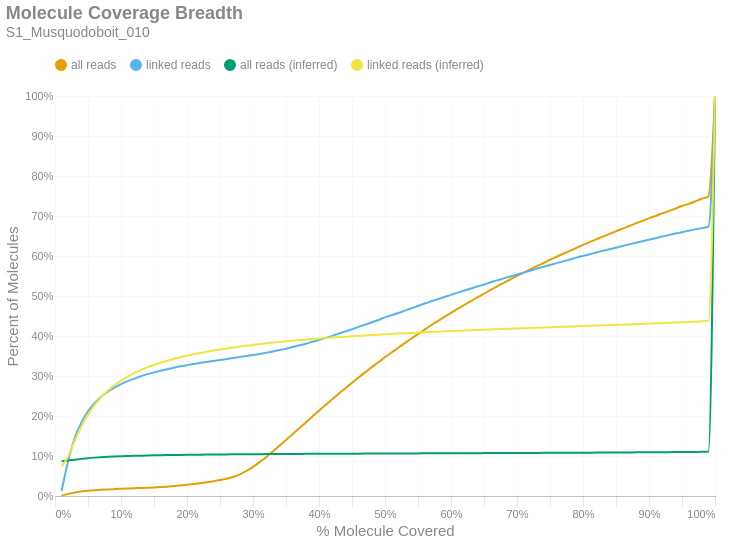

Write notebook code for a chart like this one.
### Markdown cell above
### Molecule Read Coverage
This chart shows molecule coverage breadth as computed by the number of bases aligned to that molecule. In other words, "*how much of each unique long molecule is actually sequenced/aligned?*" Keep in mind there is a distinction between sequences and alignments, since some sequences belonging to a particular molecule may not align well and wouldn't appear in the alignment data. This chart also shows molecule coverage breadth as computed by the *inferred fragment* from which the aligned sequences originate. Unlike read coverage, this calculation takes into account the total insert size, including unsequenced gaps between the forward and reverse reads. Like the previous figures, these are cumulative percents.

### Code cell
if SKIPLR:
    print_html(f"Skipped")
else:
    binned_df = consolidated_hist(valids['coverage_bp'], mask, 0.01, True)
    binned_df_inf = consolidated_hist(valids['coverage_inserts'], mask, 0.01, True)
    binned_df = binned_df.with_columns(pl.lit(binned_df_inf['all reads (cumsum)']).alias('all reads (inferred)'))
    binned_df = binned_df.with_columns(pl.lit(binned_df_inf['linked reads (cumsum)']).alias('linked reads (inferred)'))
    binned_df = binned_df.with_columns(
        (pl.col('bin').cast(pl.Float64) + 0.01).alias('right_edge')
    )

    with SafeRender(binned_df):
        (
            density_plot(binned_df, 'Molecule Coverage Breadth', samplename, 'molcov', ['all reads (inferred)','linked reads (inferred)'])
            .encode(
                #x=alt.X('bin:Q', title="% Molecule Covered").axis(format = '%').scale(padding=0),
                x=alt.X('right_edge:Q', title="% Molecule Covered").axis(format='%').scale(padding=0),
                y=alt.Y('value:Q', title='Percent of Molecules')
                    .axis(format='%')
                    .stack(False)
                    .scale(domainMin=0, padding=0),
                color=alt.Color("key:N").scale(domain = ["all reads", "linked reads", "all reads (inferred)", "linked reads (inferred)"]),
                tooltip = [
                    alt.Tooltip("key:N", title = "Data Type"),
                    alt.Tooltip("range_label:N", title="% Molecule Covered"),
                    alt.Tooltip("value:Q", format = ".2%", title="% Molecules")
                ]
            )
        ).display()

### Figure 1 — Vega-Lite specification as saved in the notebook (floating-point values rounded to 4 significant figures)
{"width": "container", "height": 400, "config": {"title": {"anchor": "start", "dy": -15, "fontSize": 18, "color": "#888888", "subtitleColor": "#888888", "subtitleFontSize": 14}, "arc": {"fill": "#0072B2"}, "axis": {"domainColor": "#888888", "domainWidth": 0.5, "gridWidth": 0.2, "grid": false, "titleFontWeight": 400, "titleFontSize": 15, "labelFontSize": 11, "labelColor": "#888888", "tickColor": "#888888", "tickWidth": 0.2, "titleColor": "#888888"}, "axisBand": {"grid": false}, "axisX": {"grid": true, "tickSize": 10, "domainCap": "round"}, "axisY": {"domain": false, "grid": true, "tickSize": 0, "domainCap": "round"}, "background": "transparent", "header": {"labelFontSize": 15, "labelColor": "#888888", "titleFontSize": 15, "titleFontWeight": 600, "titleColor": "#888888"}, "legend": {"labelFont": "sans-serif", "labelFontSize": 12, "labelColor": "#888888", "symbolSize": 100, "symbolType": "circle", "titleFontSize": 12, "titlePadding": 10, "titleColor": "#888888", "title": null, "orient": "top"}, "range": {"category": ["#E69F00", "#56B4E9", "#009E73", "#F0E442", "#0072B2", "#D55E00", "#CC79A7", "#000000"], "diverging": ["#cfe8f3", "#a2d4ec", "#73bfe2", "#46abdb", "#1696d2", "#12719e"]}, "area": {"fill": "#0072B2", "fillOpacity": 0.7, "line": true, "strokeOpacity": 0.7}, "line": {"color": "#0072B2", "stroke": "#0072B2", "strokeWidth": 2}, "trail": {"color": "#0072B2", "stroke": "#0072B2", "strokeWidth": 0, "size": 1}, "point": {"filled": true, "fillOpacity": 1.0, "size": 95}, "text": {"color": "#888888", "fontSize": 11, "align": "right", "fontWeight": 400, "size": 11}, "bar": {"fill": "#0072B2", "stroke": null}, "view": {"stroke": null, "continuousWidth": 660, "continuousHeight": 400}}, "data": {"name": "data-6b0487a051b948ff8537f9cd8a7c646a"}, "mark": {"type": "line", "interpolate": "monotone", "point": {"opacity": 0, "size": 275}}, "encoding": {"color": {"field": "key", "scale": {"domain": ["all reads", "linked reads", "all reads (inferred)", "linked reads (inferred)"]}, "type": "nominal"}, "tooltip": [{"field": "key", "title": "Data Type", "type": "nominal"}, {"field": "range_label", "title": "% Molecule Covered", "type": "nominal"}, {"field": "value", "format": ".2%", "title": "% Molecules", "type": "quantitative"}], "x": {"axis": {"format": "%"}, "field": "right_edge", "scale": {"padding": 0}, "title": "% Molecule Covered", "type": "quantitative"}, "y": {"axis": {"format": "%"}, "field": "value", "scale": {"domainMin": 0, "padding": 0}, "stack": false, "title": "Percent of Molecules", "type": "quantitative"}}, "params": [{"name": "param_c36ac31b6afebe62", "select": {"type": "point", "fields": ["key"]}, "bind": "legend"}], "title": {"text": "Molecule Coverage Breadth", "subtitle": "S1_Musquodoboit_010"}, "transform": [{"fold": ["all reads (cumsum)", "linked reads (cumsum)", "all reads (inferred)", "linked reads (inferred)"]}, {"calculate": "replace(datum.key, ' (cumsum)', '')", "as": "key"}, {"filter": {"param": "param_c36ac31b6afebe62"}}], "usermeta": {"embedOptions": {"downloadFileName": "S1_Musquodoboit_010.molcov"}}, "$schema": "https://vega.github.io/schema/vega-lite/v6.1.0.json", "datasets": {"data-6b0487a051b948ff8537f9cd8a7c646a": [{"bin": "0.0", "interval": "0.0-0.01", "all reads": 0.0008959, "linked reads": 0.01244, "all reads (cumsum)": 0.0008959, "linked reads (cumsum)": 0.01244, "range_label": "0.0-0.01", "all reads (inferred)": 0.0871, "linked reads (inferred)": 0.07432, "right_edge": 0.01}, {"bin": "0.01", "interval": "0.01-0.02", "all reads": 0.004445, "linked reads": 0.07526, "all reads (cumsum)": 0.005341, "linked reads (cumsum)": 0.08771, "range_label": "0.01-0.02", "all reads (inferred)": 0.08859, "linked reads (inferred)": 0.09907, "right_edge": 0.02}, {"bin": "0.02", "interval": "0.02-0.03", "all reads": 0.003425, "linked reads": 0.05785, "all reads (cumsum)": 0.008765, "linked reads (cumsum)": 0.1456, "range_label": "0.02-0.03", "all reads (inferred)": 0.09081, "linked reads (inferred)": 0.1382, "right_edge": 0.03}, {"bin": "0.03", "interval": "0.03-0.04", "all reads": 0.0024, "linked reads": 0.03861, "all reads (cumsum)": 0.01117, "linked reads (cumsum)": 0.1842, "range_label": "0.03-0.04", "all reads (inferred)": 0.09282, "linked reads (inferred)": 0.1738, "right_edge": 0.04}, {"bin": "0.04", "interval": "0.04-0.05", "all reads": 0.001742, "linked reads": 0.02776, "all reads (cumsum)": 0.01291, "linked reads (cumsum)": 0.2119, "range_label": "0.04-0.05", "all reads (inferred)": 0.09457, "linked reads (inferred)": 0.2034, "right_edge": 0.05}, {"bin": "0.05", "interval": "0.05-0.06", "all reads": 0.001372, "linked reads": 0.02027, "all reads (cumsum)": 0.01428, "linked reads (cumsum)": 0.2322, "range_label": "0.05-0.06", "all reads (inferred)": 0.09594, "linked reads (inferred)": 0.2275, "right_edge": 0.06}, {"bin": "0.06", "interval": "0.06-0.07", "all reads": 0.0011, "linked reads": 0.01573, "all reads (cumsum)": 0.01538, "linked reads (cumsum)": 0.2479, "range_label": "0.06-0.07", "all reads (inferred)": 0.09704, "linked reads (inferred)": 0.247, "right_edge": 0.07}, {"bin": "0.07", "interval": "0.07-0.08", "all reads": 0.0009344, "linked reads": 0.01267, "all reads (cumsum)": 0.01631, "linked reads (cumsum)": 0.2606, "range_label": "0.07-0.08", "all reads (inferred)": 0.09795, "linked reads (inferred)": 0.263, "right_edge": 0.08}, {"bin": "0.08", "interval": "0.08-0.09", "all reads": 0.000823, "linked reads": 0.0103, "all reads (cumsum)": 0.01714, "linked reads (cumsum)": 0.2709, "range_label": "0.08-0.09", "all reads (inferred)": 0.09872, "linked reads (inferred)": 0.2768, "right_edge": 0.09}, {"bin": "0.09", "interval": "0.09-0.1", "all reads": 0.0007912, "linked reads": 0.008799, "all reads (cumsum)": 0.01793, "linked reads (cumsum)": 0.2797, "range_label": "0.09-0.1", "all reads (inferred)": 0.09938, "linked reads (inferred)": 0.2886, "right_edge": 0.1}, {"bin": "0.1", "interval": "0.1-0.11", "all reads": 0.0007198, "linked reads": 0.007383, "all reads (cumsum)": 0.01865, "linked reads (cumsum)": 0.2871, "range_label": "0.1-0.11", "all reads (inferred)": 0.09993, "linked reads (inferred)": 0.2983, "right_edge": 0.11}, {"bin": "0.11", "interval": "0.11-0.12", "all reads": 0.0007019, "linked reads": 0.006496, "all reads (cumsum)": 0.01935, "linked reads (cumsum)": 0.2936, "range_label": "0.11-0.12", "all reads (inferred)": 0.1005, "linked reads (inferred)": 0.3075, "right_edge": 0.12}, {"bin": "0.12", "interval": "0.12-0.13", "all reads": 0.000683, "linked reads": 0.005838, "all reads (cumsum)": 0.02003, "linked reads (cumsum)": 0.2994, "range_label": "0.12-0.13", "all reads (inferred)": 0.1009, "linked reads (inferred)": 0.3148, "right_edge": 0.13}, {"bin": "0.13", "interval": "0.13-0.14", "all reads": 0.0007037, "linked reads": 0.005198, "all reads (cumsum)": 0.02074, "linked reads (cumsum)": 0.3046, "range_label": "0.13-0.14", "all reads (inferred)": 0.1013, "linked reads (inferred)": 0.3215, "right_edge": 0.14}, {"bin": "0.14", "interval": "0.14-0.15", "all reads": 0.0007429, "linked reads": 0.004468, "all reads (cumsum)": 0.02148, "linked reads (cumsum)": 0.3091, "range_label": "0.14-0.15", "all reads (inferred)": 0.1016, "linked reads (inferred)": 0.3275, "right_edge": 0.15}, {"bin": "0.15", "interval": "0.15-0.16", "all reads": 0.0008647, "linked reads": 0.003946, "all reads (cumsum)": 0.02234, "linked reads (cumsum)": 0.313, "range_label": "0.15-0.16", "all reads (inferred)": 0.1019, "linked reads (inferred)": 0.3331, "right_edge": 0.16}, {"bin": "0.16", "interval": "0.16-0.17", "all reads": 0.001075, "linked reads": 0.003913, "all reads (cumsum)": 0.02342, "linked reads (cumsum)": 0.3169, "range_label": "0.16-0.17", "all reads (inferred)": 0.1022, "linked reads (inferred)": 0.3382, "right_edge": 0.17}, {"bin": "0.17", "interval": "0.17-0.18", "all reads": 0.001357, "linked reads": 0.003887, "all reads (cumsum)": 0.02477, "linked reads (cumsum)": 0.3208, "range_label": "0.17-0.18", "all reads (inferred)": 0.1025, "linked reads (inferred)": 0.3426, "right_edge": 0.18}, {"bin": "0.18", "interval": "0.18-0.19", "all reads": 0.001536, "linked reads": 0.003385, "all reads (cumsum)": 0.02631, "linked reads (cumsum)": 0.3242, "range_label": "0.18-0.19", "all reads (inferred)": 0.1027, "linked reads (inferred)": 0.3469, "right_edge": 0.19}, {"bin": "0.19", "interval": "0.19-0.2", "all reads": 0.001733, "linked reads": 0.002929, "all reads (cumsum)": 0.02804, "linked reads (cumsum)": 0.3271, "range_label": "0.19-0.2", "all reads (inferred)": 0.1029, "linked reads (inferred)": 0.3508, "right_edge": 0.2}, {"bin": "0.2", "interval": "0.2-0.21", "all reads": 0.001903, "linked reads": 0.002883, "all reads (cumsum)": 0.02995, "linked reads (cumsum)": 0.33, "range_label": "0.2-0.21", "all reads (inferred)": 0.1031, "linked reads (inferred)": 0.3543, "right_edge": 0.21}, {"bin": "0.21", "interval": "0.21-0.22", "all reads": 0.002125, "linked reads": 0.002674, "all reads (cumsum)": 0.03207, "linked reads (cumsum)": 0.3327, "range_label": "0.21-0.22", "all reads (inferred)": 0.1033, "linked reads (inferred)": 0.3576, "right_edge": 0.22}, {"bin": "0.22", "interval": "0.22-0.23", "all reads": 0.002388, "linked reads": 0.002576, "all reads (cumsum)": 0.03446, "linked reads (cumsum)": 0.3353, "range_label": "0.22-0.23", "all reads (inferred)": 0.1035, "linked reads (inferred)": 0.3607, "right_edge": 0.23}, {"bin": "0.23", "interval": "0.23-0.24", "all reads": 0.002541, "linked reads": 0.002361, "all reads (cumsum)": 0.037, "linked reads (cumsum)": 0.3376, "range_label": "0.23-0.24", "all reads (inferred)": 0.1037, "linked reads (inferred)": 0.3636, "right_edge": 0.24}, {"bin": "0.24", "interval": "0.24-0.25", "all reads": 0.002894, "linked reads": 0.002459, "all reads (cumsum)": 0.0399, "linked reads (cumsum)": 0.3401, "range_label": "0.24-0.25", "all reads (inferred)": 0.1038, "linked reads (inferred)": 0.3661, "right_edge": 0.25}, {"bin": "0.25", "interval": "0.25-0.26", "all reads": 0.003359, "linked reads": 0.002355, "all reads (cumsum)": 0.04325, "linked reads (cumsum)": 0.3424, "range_label": "0.25-0.26", "all reads (inferred)": 0.104, "linked reads (inferred)": 0.3688, "right_edge": 0.26}, {"bin": "0.26", "interval": "0.26-0.27", "all reads": 0.004428, "linked reads": 0.002381, "all reads (cumsum)": 0.04768, "linked reads (cumsum)": 0.3448, "range_label": "0.26-0.27", "all reads (inferred)": 0.1041, "linked reads (inferred)": 0.3712, "right_edge": 0.27}, {"bin": "0.27", "interval": "0.27-0.28", "all reads": 0.006299, "linked reads": 0.002596, "all reads (cumsum)": 0.05398, "linked reads (cumsum)": 0.3474, "range_label": "0.27-0.28", "all reads (inferred)": 0.1042, "linked reads (inferred)": 0.3735, "right_edge": 0.28}, {"bin": "0.28", "interval": "0.28-0.29", "all reads": 0.008506, "linked reads": 0.002394, "all reads (cumsum)": 0.06249, "linked reads (cumsum)": 0.3498, "range_label": "0.28-0.29", "all reads (inferred)": 0.1044, "linked reads (inferred)": 0.3757, "right_edge": 0.29}, {"bin": "0.29", "interval": "0.29-0.3", "all reads": 0.01051, "linked reads": 0.002681, "all reads (cumsum)": 0.073, "linked reads (cumsum)": 0.3525, "range_label": "0.29-0.3", "all reads (inferred)": 0.1045, "linked reads (inferred)": 0.3777, "right_edge": 0.3}, {"bin": "0.3", "interval": "0.3-0.31", "all reads": 0.01165, "linked reads": 0.002707, "all reads (cumsum)": 0.08466, "linked reads (cumsum)": 0.3552, "range_label": "0.3-0.31", "all reads (inferred)": 0.1046, "linked reads (inferred)": 0.3798, "right_edge": 0.31}, {"bin": "0.31", "interval": "0.31-0.32", "all reads": 0.01301, "linked reads": 0.002955, "all reads (cumsum)": 0.09767, "linked reads (cumsum)": 0.3582, "range_label": "0.31-0.32", "all reads (inferred)": 0.1047, "linked reads (inferred)": 0.3818, "right_edge": 0.32}, {"bin": "0.32", "interval": "0.32-0.33", "all reads": 0.0137, "linked reads": 0.003118, "all reads (cumsum)": 0.1114, "linked reads (cumsum)": 0.3613, "range_label": "0.32-0.33", "all reads (inferred)": 0.1049, "linked reads (inferred)": 0.3836, "right_edge": 0.33}, {"bin": "0.33", "interval": "0.33-0.34", "all reads": 0.01401, "linked reads": 0.003496, "all reads (cumsum)": 0.1254, "linked reads (cumsum)": 0.3648, "range_label": "0.33-0.34", "all reads (inferred)": 0.105, "linked reads (inferred)": 0.3853, "right_edge": 0.34}, {"bin": "0.34", "interval": "0.34-0.35", "all reads": 0.01441, "linked reads": 0.003476, "all reads (cumsum)": 0.1398, "linked reads (cumsum)": 0.3682, "range_label": "0.34-0.35", "all reads (inferred)": 0.1051, "linked reads (inferred)": 0.3868, "right_edge": 0.35}, {"bin": "0.35", "interval": "0.35-0.36", "all reads": 0.01484, "linked reads": 0.004246, "all reads (cumsum)": 0.1546, "linked reads (cumsum)": 0.3725, "range_label": "0.35-0.36", "all reads (inferred)": 0.1052, "linked reads (inferred)": 0.3883, "right_edge": 0.36}, {"bin": "0.36", "interval": "0.36-0.37", "all reads": 0.01458, "linked reads": 0.004233, "all reads (cumsum)": 0.1692, "linked reads (cumsum)": 0.3767, "range_label": "0.36-0.37", "all reads (inferred)": 0.1052, "linked reads (inferred)": 0.3899, "right_edge": 0.37}, {"bin": "0.37", "interval": "0.37-0.38", "all reads": 0.01475, "linked reads": 0.00405, "all reads (cumsum)": 0.184, "linked reads (cumsum)": 0.3808, "range_label": "0.37-0.38", "all reads (inferred)": 0.1053, "linked reads (inferred)": 0.3912, "right_edge": 0.38}, {"bin": "0.38", "interval": "0.38-0.39", "all reads": 0.01474, "linked reads": 0.004716, "all reads (cumsum)": 0.1987, "linked reads (cumsum)": 0.3855, "range_label": "0.38-0.39", "all reads (inferred)": 0.1054, "linked reads (inferred)": 0.3924, "right_edge": 0.39}, {"bin": "0.39", "interval": "0.39-0.4", "all reads": 0.01472, "linked reads": 0.004468, "all reads (cumsum)": 0.2134, "linked reads (cumsum)": 0.39, "range_label": "0.39-0.4", "all reads (inferred)": 0.1055, "linked reads (inferred)": 0.3936, "right_edge": 0.4}, {"bin": "0.4", "interval": "0.4-0.41", "all reads": 0.01404, "linked reads": 0.004996, "all reads (cumsum)": 0.2275, "linked reads (cumsum)": 0.395, "range_label": "0.4-0.41", "all reads (inferred)": 0.1056, "linked reads (inferred)": 0.395, "right_edge": 0.41}, {"bin": "0.41", "interval": "0.41-0.42", "all reads": 0.01427, "linked reads": 0.005401, "all reads (cumsum)": 0.2418, "linked reads (cumsum)": 0.4004, "range_label": "0.41-0.42", "all reads (inferred)": 0.1056, "linked reads (inferred)": 0.3959, "right_edge": 0.42}, {"bin": "0.42", "interval": "0.42-0.43", "all reads": 0.01399, "linked reads": 0.005655, "all reads (cumsum)": 0.2558, "linked reads (cumsum)": 0.406, "range_label": "0.42-0.43", "all reads (inferred)": 0.1057, "linked reads (inferred)": 0.3972, "right_edge": 0.43}, {"bin": "0.43", "interval": "0.43-0.44", "all reads": 0.01349, "linked reads": 0.005348, "all reads (cumsum)": 0.2692, "linked reads (cumsum)": 0.4114, "range_label": "0.43-0.44", "all reads (inferred)": 0.1058, "linked reads (inferred)": 0.3982, "right_edge": 0.44}, {"bin": "0.44", "interval": "0.44-0.45", "all reads": 0.01366, "linked reads": 0.005609, "all reads (cumsum)": 0.2829, "linked reads (cumsum)": 0.417, "range_label": "0.44-0.45", "all reads (inferred)": 0.1059, "linked reads (inferred)": 0.3992, "right_edge": 0.45}, {"bin": "0.45", "interval": "0.45-0.46", "all reads": 0.01334, "linked reads": 0.005824, "all reads (cumsum)": 0.2962, "linked reads (cumsum)": 0.4228, "range_label": "0.45-0.46", "all reads (inferred)": 0.1059, "linked reads (inferred)": 0.4003, "right_edge": 0.46}, {"bin": "0.46", "interval": "0.46-0.47", "all reads": 0.01295, "linked reads": 0.005766, "all reads (cumsum)": 0.3092, "linked reads (cumsum)": 0.4286, "range_label": "0.46-0.47", "all reads (inferred)": 0.106, "linked reads (inferred)": 0.4013, "right_edge": 0.47}, {"bin": "0.47", "interval": "0.47-0.48", "all reads": 0.01291, "linked reads": 0.005779, "all reads (cumsum)": 0.3221, "linked reads (cumsum)": 0.4343, "range_label": "0.47-0.48", "all reads (inferred)": 0.1061, "linked reads (inferred)": 0.4023, "right_edge": 0.48}, {"bin": "0.48", "interval": "0.48-0.49", "all reads": 0.01217, "linked reads": 0.005707, "all reads (cumsum)": 0.3343, "linked reads (cumsum)": 0.44, "range_label": "0.48-0.49", "all reads (inferred)": 0.1061, "linked reads (inferred)": 0.4033, "right_edge": 0.49}, {"bin": "0.49", "interval": "0.49-0.5", "all reads": 0.01326, "linked reads": 0.006496, "all reads (cumsum)": 0.3475, "linked reads (cumsum)": 0.4465, "range_label": "0.49-0.5", "all reads (inferred)": 0.1062, "linked reads (inferred)": 0.4043, "right_edge": 0.5}, {"bin": "0.5", "interval": "0.5-0.51", "all reads": 0.0111, "linked reads": 0.005446, "all reads (cumsum)": 0.3586, "linked reads (cumsum)": 0.452, "range_label": "0.5-0.51", "all reads (inferred)": 0.1063, "linked reads (inferred)": 0.4051, "right_edge": 0.51}, {"bin": "0.51", "interval": "0.51-0.52", "all reads": 0.01207, "linked reads": 0.005453, "all reads (cumsum)": 0.3707, "linked reads (cumsum)": 0.4574, "range_label": "0.51-0.52", "all reads (inferred)": 0.1064, "linked reads (inferred)": 0.406, "right_edge": 0.52}, {"bin": "0.52", "interval": "0.52-0.53", "all reads": 0.01155, "linked reads": 0.006033, "all reads (cumsum)": 0.3822, "linked reads (cumsum)": 0.4635, "range_label": "0.52-0.53", "all reads (inferred)": 0.1064, "linked reads (inferred)": 0.4068, "right_edge": 0.53}, {"bin": "0.53", "interval": "0.53-0.54", "all reads": 0.01154, "linked reads": 0.006014, "all reads (cumsum)": 0.3938, "linked reads (cumsum)": 0.4695, "range_label": "0.53-0.54", "all reads (inferred)": 0.1065, "linked reads (inferred)": 0.4077, "right_edge": 0.54}, {"bin": "0.54", "interval": "0.54-0.55", "all reads": 0.01102, "linked reads": 0.005655, "all reads (cumsum)": 0.4048, "linked reads (cumsum)": 0.4751, "range_label": "0.54-0.55", "all reads (inferred)": 0.1065, "linked reads (inferred)": 0.4086, "right_edge": 0.55}, {"bin": "0.55", "interval": "0.55-0.56", "all reads": 0.01116, "linked reads": 0.006014, "all reads (cumsum)": 0.416, "linked reads (cumsum)": 0.4812, "range_label": "0.55-0.56", "all reads (inferred)": 0.1066, "linked reads (inferred)": 0.4094, "right_edge": 0.56}, {"bin": "0.56", "interval": "0.56-0.57", "all reads": 0.0109, "linked reads": 0.005551, "all reads (cumsum)": 0.4269, "linked reads (cumsum)": 0.4867, "range_label": "0.56-0.57", "all reads (inferred)": 0.1067, "linked reads (inferred)": 0.4101, "right_edge": 0.57}, {"bin": "0.57", "interval": "0.57-0.58", "all reads": 0.01041, "linked reads": 0.005446, "all reads (cumsum)": 0.4373, "linked reads (cumsum)": 0.4922, "range_label": "0.57-0.58", "all reads (inferred)": 0.1067, "linked reads (inferred)": 0.4109, "right_edge": 0.58}, {"bin": "0.58", "interval": "0.58-0.59", "all reads": 0.01034, "linked reads": 0.005166, "all reads (cumsum)": 0.4476, "linked reads (cumsum)": 0.4973, "range_label": "0.58-0.59", "all reads (inferred)": 0.1068, "linked reads (inferred)": 0.4116, "right_edge": 0.59}, {"bin": "0.59", "interval": "0.59-0.6", "all reads": 0.01034, "linked reads": 0.005577, "all reads (cumsum)": 0.4579, "linked reads (cumsum)": 0.5029, "range_label": "0.59-0.6", "all reads (inferred)": 0.1069, "linked reads (inferred)": 0.4123, "right_edge": 0.6}, {"bin": "0.6", "interval": "0.6-0.61", "all reads": 0.009744, "linked reads": 0.005466, "all reads (cumsum)": 0.4677, "linked reads (cumsum)": 0.5084, "range_label": "0.6-0.61", "all reads (inferred)": 0.1069, "linked reads (inferred)": 0.4131, "right_edge": 0.61}, {"bin": "0.61", "interval": "0.61-0.62", "all reads": 0.009844, "linked reads": 0.005244, "all reads (cumsum)": 0.4775, "linked reads (cumsum)": 0.5136, "range_label": "0.61-0.62", "all reads (inferred)": 0.107, "linked reads (inferred)": 0.4138, "right_edge": 0.62}, {"bin": "0.62", "interval": "0.62-0.63", "all reads": 0.009551, "linked reads": 0.005107, "all reads (cumsum)": 0.4871, "linked reads (cumsum)": 0.5187, "range_label": "0.62-0.63", "all reads (inferred)": 0.1071, "linked reads (inferred)": 0.4145, "right_edge": 0.63}, {"bin": "0.63", "interval": "0.63-0.64", "all reads": 0.009504, "linked reads": 0.005179, "all reads (cumsum)": 0.4966, "linked reads (cumsum)": 0.5239, "range_label": "0.63-0.64", "all reads (inferred)": 0.1071, "linked reads (inferred)": 0.4151, "right_edge": 0.64}, {"bin": "0.64", "interval": "0.64-0.65", "all reads": 0.00914, "linked reads": 0.004807, "all reads (cumsum)": 0.5057, "linked reads (cumsum)": 0.5287, "range_label": "0.64-0.65", "all reads (inferred)": 0.1072, "linked reads (inferred)": 0.4158, "right_edge": 0.65}, {"bin": "0.65", "interval": "0.65-0.66", "all reads": 0.009472, "linked reads": 0.005551, "all reads (cumsum)": 0.5152, "linked reads (cumsum)": 0.5342, "range_label": "0.65-0.66", "all reads (inferred)": 0.1073, "linked reads (inferred)": 0.4165, "right_edge": 0.66}, {"bin": "0.66", "interval": "0.66-0.67", "all reads": 0.008834, "linked reads": 0.004885, "all reads (cumsum)": 0.524, "linked reads (cumsum)": 0.5391, "range_label": "0.66-0.67", "all reads (inferred)": 0.1073, "linked reads (inferred)": 0.417, "right_edge": 0.67}, {"bin": "0.67", "interval": "0.67-0.68", "all reads": 0.008836, "linked reads": 0.004996, "all reads (cumsum)": 0.5329, "linked reads (cumsum)": 0.5441, "range_label": "0.67-0.68", "all reads (inferred)": 0.1074, "linked reads (inferred)": 0.4176, "right_edge": 0.68}, {"bin": "0.68", "interval": "0.68-0.69", "all reads": 0.008563, "linked reads": 0.004755, "all reads (cumsum)": 0.5414, "linked reads (cumsum)": 0.5489, "range_label": "0.68-0.69", "all reads (inferred)": 0.1075, "linked reads (inferred)": 0.4182, "right_edge": 0.69}, {"bin": "0.69", "interval": "0.69-0.7", "all reads": 0.008618, "linked reads": 0.004748, "all reads (cumsum)": 0.5501, "linked reads (cumsum)": 0.5536, "range_label": "0.69-0.7", "all reads (inferred)": 0.1075, "linked reads (inferred)": 0.4188, "right_edge": 0.7}, {"bin": "0.7", "interval": "0.7-0.71", "all reads": 0.008328, "linked reads": 0.004859, "all reads (cumsum)": 0.5584, "linked reads (cumsum)": 0.5585, "range_label": "0.7-0.71", "all reads (inferred)": 0.1076, "linked reads (inferred)": 0.4194, "right_edge": 0.71}, {"bin": "0.71", "interval": "0.71-0.72", "all reads": 0.008063, "linked reads": 0.004768, "all reads (cumsum)": 0.5664, "linked reads (cumsum)": 0.5633, "range_label": "0.71-0.72", "all reads (inferred)": 0.1077, "linked reads (inferred)": 0.42, "right_edge": 0.72}, {"bin": "0.72", "interval": "0.72-0.73", "all reads": 0.008105, "linked reads": 0.005074, "all reads (cumsum)": 0.5746, "linked reads (cumsum)": 0.5683, "range_label": "0.72-0.73", "all reads (inferred)": 0.1077, "linked reads (inferred)": 0.4206, "right_edge": 0.73}, {"bin": "0.73", "interval": "0.73-0.74", "all reads": 0.007817, "linked reads": 0.004683, "all reads (cumsum)": 0.5824, "linked reads (cumsum)": 0.573, "range_label": "0.73-0.74", "all reads (inferred)": 0.1078, "linked reads (inferred)": 0.4211, "right_edge": 0.74}, {"bin": "0.74", "interval": "0.74-0.75", "all reads": 0.008227, "linked reads": 0.004624, "all reads (cumsum)": 0.5906, "linked reads (cumsum)": 0.5776, "range_label": "0.74-0.75", "all reads (inferred)": 0.1079, "linked reads (inferred)": 0.4218, "right_edge": 0.75}, {"bin": "0.75", "interval": "0.75-0.76", "all reads": 0.007471, "linked reads": 0.00452, "all reads (cumsum)": 0.5981, "linked reads (cumsum)": 0.5822, "range_label": "0.75-0.76", "all reads (inferred)": 0.108, "linked reads (inferred)": 0.4225, "right_edge": 0.76}, {"bin": "0.76", "interval": "0.76-0.77", "all reads": 0.007528, "linked reads": 0.004403, "all reads (cumsum)": 0.6056, "linked reads (cumsum)": 0.5866, "range_label": "0.76-0.77", "all reads (inferred)": 0.1081, "linked reads (inferred)": 0.423, "right_edge": 0.77}, {"bin": "0.77", "interval": "0.77-0.78", "all reads": 0.007349, "linked reads": 0.004631, "all reads (cumsum)": 0.6129, "linked reads (cumsum)": 0.5912, "range_label": "0.77-0.78", "all reads (inferred)": 0.1081, "linked reads (inferred)": 0.4236, "right_edge": 0.78}, {"bin": "0.78", "interval": "0.78-0.79", "all reads": 0.007242, "linked reads": 0.0048, "all reads (cumsum)": 0.6202, "linked reads (cumsum)": 0.596, "range_label": "0.78-0.79", "all reads (inferred)": 0.1082, "linked reads (inferred)": 0.4242, "right_edge": 0.79}, {"bin": "0.79", "interval": "0.79-0.8", "all reads": 0.007533, "linked reads": 0.004285, "all reads (cumsum)": 0.6277, "linked reads (cumsum)": 0.6003, "range_label": "0.79-0.8", "all reads (inferred)": 0.1083, "linked reads (inferred)": 0.4248, "right_edge": 0.8}, {"bin": "0.8", "interval": "0.8-0.81", "all reads": 0.006872, "linked reads": 0.004174, "all reads (cumsum)": 0.6346, "linked reads (cumsum)": 0.6045, "range_label": "0.8-0.81", "all reads (inferred)": 0.1084, "linked reads (inferred)": 0.4254, "right_edge": 0.81}, {"bin": "0.81", "interval": "0.81-0.82", "all reads": 0.006889, "linked reads": 0.004455, "all reads (cumsum)": 0.6415, "linked reads (cumsum)": 0.6089, "range_label": "0.81-0.82", "all reads (inferred)": 0.1085, "linked reads (inferred)": 0.426, "right_edge": 0.82}, {"bin": "0.82", "interval": "0.82-0.83", "all reads": 0.006994, "linked reads": 0.003979, "all reads (cumsum)": 0.6485, "linked reads (cumsum)": 0.6129, "range_label": "0.82-0.83", "all reads (inferred)": 0.1086, "linked reads (inferred)": 0.4266, "right_edge": 0.83}, {"bin": "0.83", "interval": "0.83-0.84", "all reads": 0.00668, "linked reads": 0.003998, "all reads (cumsum)": 0.6552, "linked reads (cumsum)": 0.6169, "range_label": "0.83-0.84", "all reads (inferred)": 0.1087, "linked reads (inferred)": 0.4272, "right_edge": 0.84}, {"bin": "0.84", "interval": "0.84-0.85", "all reads": 0.006538, "linked reads": 0.003959, "all reads (cumsum)": 0.6617, "linked reads (cumsum)": 0.6208, "range_label": "0.84-0.85", "all reads (inferred)": 0.1088, "linked reads (inferred)": 0.4278, "right_edge": 0.85}, {"bin": "0.85", "interval": "0.85-0.86", "all reads": 0.006795, "linked reads": 0.004259, "all reads (cumsum)": 0.6685, "linked reads (cumsum)": 0.6251, "range_label": "0.85-0.86", "all reads (inferred)": 0.1089, "linked reads (inferred)": 0.4284, "right_edge": 0.86}, {"bin": "0.86", "interval": "0.86-0.87", "all reads": 0.006426, "linked reads": 0.003998, "all reads (cumsum)": 0.6749, "linked reads (cumsum)": 0.6291, "range_label": "0.86-0.87", "all reads (inferred)": 0.109, "linked reads (inferred)": 0.429, "right_edge": 0.87}, {"bin": "0.87", "interval": "0.87-0.88", "all reads": 0.00654, "linked reads": 0.003803, "all reads (cumsum)": 0.6815, "linked reads (cumsum)": 0.6329, "range_label": "0.87-0.88", "all reads (inferred)": 0.1091, "linked reads (inferred)": 0.4297, "right_edge": 0.88}, {"bin": "0.88", "interval": "0.88-0.89", "all reads": 0.006331, "linked reads": 0.003907, "all reads (cumsum)": 0.6878, "linked reads (cumsum)": 0.6368, "range_label": "0.88-0.89", "all reads (inferred)": 0.1092, "linked reads (inferred)": 0.4303, "right_edge": 0.89}, {"bin": "0.89", "interval": "0.89-0.9", "all reads": 0.006313, "linked reads": 0.004018, "all reads (cumsum)": 0.6941, "linked reads (cumsum)": 0.6408, "range_label": "0.89-0.9", "all reads (inferred)": 0.1093, "linked reads (inferred)": 0.4309, "right_edge": 0.9}, {"bin": "0.9", "interval": "0.9-0.91", "all reads": 0.005861, "linked reads": 0.00375, "all reads (cumsum)": 0.7, "linked reads (cumsum)": 0.6446, "range_label": "0.9-0.91", "all reads (inferred)": 0.1094, "linked reads (inferred)": 0.4316, "right_edge": 0.91}, {"bin": "0.91", "interval": "0.91-0.92", "all reads": 0.006633, "linked reads": 0.004024, "all reads (cumsum)": 0.7066, "linked reads (cumsum)": 0.6486, "range_label": "0.91-0.92", "all reads (inferred)": 0.1095, "linked reads (inferred)": 0.4324, "right_edge": 0.92}, {"bin": "0.92", "interval": "0.92-0.93", "all reads": 0.005673, "linked reads": 0.003555, "all reads (cumsum)": 0.7123, "linked reads (cumsum)": 0.6522, "range_label": "0.92-0.93", "all reads (inferred)": 0.1097, "linked reads (inferred)": 0.4331, "right_edge": 0.93}, {"bin": "0.93", "interval": "0.93-0.94", "all reads": 0.006153, "linked reads": 0.003855, "all reads (cumsum)": 0.7184, "linked reads (cumsum)": 0.656, "range_label": "0.93-0.94", "all reads (inferred)": 0.1098, "linked reads (inferred)": 0.4336, "right_edge": 0.94}, {"bin": "0.94", "interval": "0.94-0.95", "all reads": 0.006532, "linked reads": 0.003607, "all reads (cumsum)": 0.7249, "linked reads (cumsum)": 0.6596, "range_label": "0.94-0.95", "all reads (inferred)": 0.1099, "linked reads (inferred)": 0.4342, "right_edge": 0.95}, {"bin": "0.95", "interval": "0.95-0.96", "all reads": 0.005319, "linked reads": 0.00362, "all reads (cumsum)": 0.7303, "linked reads (cumsum)": 0.6632, "range_label": "0.95-0.96", "all reads (inferred)": 0.1101, "linked reads (inferred)": 0.4349, "right_edge": 0.96}, {"bin": "0.96", "interval": "0.96-0.97", "all reads": 0.006249, "linked reads": 0.003359, "all reads (cumsum)": 0.7365, "linked reads (cumsum)": 0.6666, "range_label": "0.96-0.97", "all reads (inferred)": 0.1102, "linked reads (inferred)": 0.4358, "right_edge": 0.97}, {"bin": "0.97", "interval": "0.97-0.98", "all reads": 0.006485, "linked reads": 0.003079, "all reads (cumsum)": 0.743, "linked reads (cumsum)": 0.6697, "range_label": "0.97-0.98", "all reads (inferred)": 0.1105, "linked reads (inferred)": 0.4367, "right_edge": 0.98}, {"bin": "0.98", "interval": "0.98-0.99", "all reads": 0.006138, "linked reads": 0.003444, "all reads (cumsum)": 0.7491, "linked reads (cumsum)": 0.6731, "range_label": "0.98-0.99", "all reads (inferred)": 0.1107, "linked reads (inferred)": 0.4381, "right_edge": 0.99}, {"bin": "0.99", "interval": "0.99-1.0", "all reads": 0.2509, "linked reads": 0.3269, "all reads (cumsum)": 1.0, "linked reads (cumsum)": 1.0, "range_label": "0.99-1.0", "all reads (inferred)": 1.0, "linked reads (inferred)": 1.0, "right_edge": 1.0}]}}
